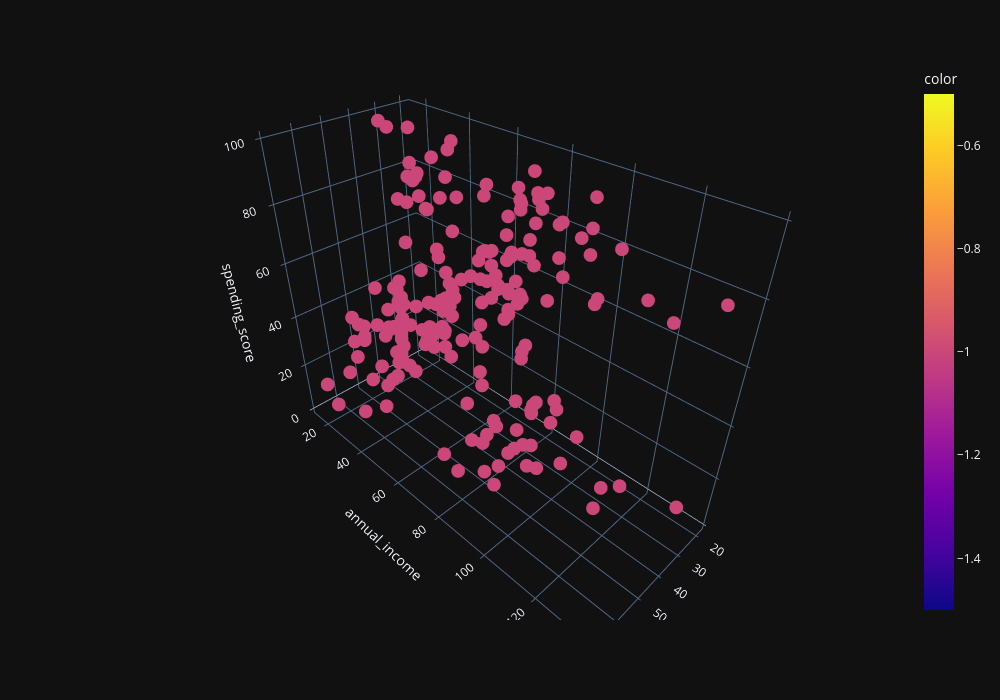

The code cell stored with this chart in its notebook:
### Code cell
# импортируем DBSCAN кластеризацию
from sklearn.cluster import DBSCAN

#запускаем кластеризацию на наших данных
clustering = DBSCAN().fit_predict(X)
get_3d_visualization(X, clustering).show()

### Figure 1 — Plotly figure (JSON) as saved in the notebook; plotly's stock layout.template omitted (floating-point values rounded to 4 significant figures; data arrays with more than 128 entries replaced by an {"elided": "..."} marker saying what was removed)
{"data": [{"hovertemplate": "age=%{x}<br>annual_income=%{y}<br>spending_score=%{z}<br>color=%{marker.color}<extra></extra>", "legendgroup": "", "marker": {"color": {"elided": "200 int values"}, "coloraxis": "coloraxis", "symbol": "circle"}, "mode": "markers", "name": "", "scene": "scene", "showlegend": false, "x": {"elided": "200 float values"}, "y": {"elided": "200 float values"}, "z": {"elided": "200 float values"}, "type": "scatter3d"}], "layout": {"scene": {"domain": {"x": [0.0, 1.0], "y": [0.0, 1.0]}, "xaxis": {"title": {"text": "age"}}, "yaxis": {"title": {"text": "annual_income"}}, "zaxis": {"title": {"text": "spending_score"}}}, "coloraxis": {"colorbar": {"title": {"text": "color"}}, "colorscale": [[0.0, "#0d0887"], [0.1111, "#46039f"], [0.2222, "#7201a8"], [0.3333, "#9c179e"], [0.4444, "#bd3786"], [0.5556, "#d8576b"], [0.6667, "#ed7953"], [0.7778, "#fb9f3a"], [0.8889, "#fdca26"], [1.0, "#f0f921"]]}, "legend": {"tracegroupgap": 0}, "margin": {"t": 60}, "height": 700, "width": 1000}}
